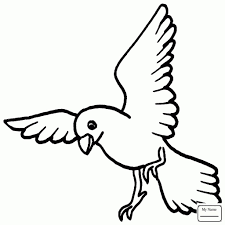
#> input picture dataset/train/birds/dove_images (29).png, 225 x 225 px; its folder holds only this picture in this run
$ jupyter execute --allow-errors SVM-ORB.ipynb   (shell and % lines are left out)   (Python 2 division)   (older library calls are emulated)
#> lines starting #> are read from the running program, lines starting #| are printed output that depends on the picture
# Building an SVM with BOVW

## Training the SVM with ORB features

[cell 1]
#!/usr/local/bin/python2.7

import argparse as ap
# Importing library that supports user friendly commandline interfaces
import cv2
# Importing the opencv library
import numpy as np
# Importing the array operations library for python
import os
# Importing the library which supports standard systems commands
from scipy.cluster.vq import *
# Importing the library which classifies set of observations into clusters
#> (the rest of this cell did not finish here and is left out)

[cell 2]
def imlist(path):
    """
    The function imlist returns all the names of the files in
    the directory path supplied as argument to the function.
    """
    return [os.path.join(path, f) for f in os.listdir(path)]

def imshow(im_title, im):
    ''' This is function to display the image'''
    plt.figure()
    plt.title(im_title)
    plt.axis("off")
    if len(im.shape) == 2:
        plt.imshow(im, cmap = "gray")
    else:
        im_display = cv2.cvtColor(im, cv2.COLOR_RGB2BGR)
        plt.imshow(im_display)
    plt.show()

def imreads(path):
    '''
    This reads all the images in a given folder and returns the results
    '''
    images_path = imlist("/home/bikz05/Desktop/back_projection")
    images = []
    for image_path in images_path:
        images.append(cv2.imread(image_path, cv2.CV_LOAD_IMAGE_COLOR))
    return images

def show(image, name="Image"):
    '''
    Routine to display the image.
    '''
    cv2.namedWindow(name, cv2.WINDOW_NORMAL)
    cv2.imshow(name, image)
    cv2.waitKey(0)

[cell 3]
train_path = "../dataset/train/"
training_names = os.listdir(train_path)

[cell 4]
# Get all the path to the images and save them in a list
# image_paths and the corresponding label in image_paths
image_paths = []
image_classes = []
class_id = 0
for training_name in training_names:
    dir = os.path.join(train_path, training_name)
    class_path = imlist(dir)
    image_paths+=class_path
    image_classes+=[class_id]*len(class_path)
    class_id+=1
# print image_classes

[cell 5]
# Create feature extraction and keypoint detector objects
# fea_det = cv2.xfeatures2d.SIFT_create()
# # des_ext = cv2.DescriptorExtractor_create("SIFT")
# surf = cv2.xfeatures2d.SURF_create()
orb = cv2.ORB_create(nfeatures=1500)
# brief = cv2.xfeatures2d.brief()
# List where all the descriptors are stored
des_list = []

error_count = 0
for image_path in image_paths:
    im = cv2.imread(image_path)
#> im is the input picture: shape (225, 225, 3); mean B, G, R 232.4, 235, 233.3
    try:
#         (kps, des) = fea_det.detectAndCompute(im, None)
        (kps2, des2) = orb.detectAndCompute(im, None)
#> kps2 = 749 keypoints; strongest (x, y, size): (160, 159, 31), (162, 161, 31), (151, 167, 31), (157, 158, 31)
#         (kps3, des3) = surf.detectAndCompute(im,None)
#         print des.shape, des2.shape, des3.shape
    except:
        print image_path
    if des2 is not None:
        des_list.append((image_path, des2))
    else:
        print image_path
print "done"
# Stack all the descriptors vertically in a numpy array
descriptors = des_list[0][1]
for image_path, descriptor in des_list[1:]:
    descriptors = np.vstack((descriptors, descriptor))
#> this loop made 1 pass
#> image_path on pass 1: '../dataset/train/drones/1_images (2).png'

[cell 6]
descriptors = descriptors.astype(float)

[cell 7]
# Perform k-means clustering
k = 100
voc, variance = kmeans(descriptors, k, 1)
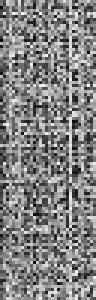
#> voc: shape (100, 32) float64 (shown 3 times larger); min 6.6, max 254.6, mean 131.3
#> variance = 286.3

# Calculate the histogram of features
im_features = np.zeros((len(image_paths), k), "float32")
for i in xrange(len(image_paths)):
    words, distance = vq(des_list[i][1],voc)
    for w in words:
        im_features[i][w] += 1 # Caluculating the histogram of features

[cell 8]
# Perform Tf-Idf vectorization
nbr_occurences = np.sum( (im_features > 0) * 1, axis = 0)
#> nbr_occurences = 100 values, max 2 at index 0, min 1 at index 4, mean 1.89
# Calculating the number of occurrences
idf = np.array(np.log((1.0*len(image_paths)+1) / (1.0*nbr_occurences + 1)), 'float32')
#> idf = 100 values, max 0.405 at index 4, min 0 at index 0, mean 0.0446
# Giving weight to one that occurs more frequently

# Scaling the words
#> (the rest of this cell did not finish here and is left out)

## Testing the SVM

[cell 9]
import argparse as ap
# Importing library that supports user friendly commandline interfaces
import cv2
# Importing the opencv library
import numpy as np
# Importing the array operations library for python
import os
# Importing the library which supports standard systems commands
#> (the rest of this cell did not finish here and is left out)

#> (a cell that did not finish here is left out)

[cell 11]
# Get the path of the testing image(s) and store them in a list
image_paths = []
image_classes = []
class_id = 0
#> (the rest of this cell did not finish here and is left out)

[cell 12]
# Create feature extraction and keypoint detector objects
# fea_det = cv2.xfeatures2d.SIFT_create()
# surf = cv2.xfeatures2d.SURF_create()
orb = cv2.ORB_create(nfeatures=1500)

# des_ext = cv2.DescriptorExtractor_create("SIFT")

# List where all the descriptors are stored
des_list = []

for image_path in image_paths:
    im = cv2.imread(image_path)
    if im is None:
        print "No such file {}\nCheck if the file exists".format(image_path)
        exit()
#     (kpts, des) = fea_det.detectAndCompute(im, None)
    (kpts2, des2) = orb.detectAndCompute(im, None)
#     (kps3, des3) = surf.detectAndCompute(im,None)
    # kpts = fea_det.detect(im)  # Computing the key points of test image
    # kpts, des = des_ext.compute(im, kpts)  # Computing the descriptors of the test image
    if des2 is not None:
        des_list.append((image_path, des2))  # Appending the descriptors to a single list
    else:
        print image_path

#> (a cell that did not finish here is left out)

[cell 14]
wrong_count_0 = 0
wrong_count_1 = 0
n1 = len(os.listdir("../dataset/test/birds/"))
n0 = len(os.listdir("../dataset/test/drones/"))
pred_id = []
actual = []
for i in xrange(len(image_paths)):
    if predictions[i] == "birds":
        pred_id.append("birds")
    else:
        pred_id.append("drones")
    if image_classes[i] == "birds":
        actual.append("birds")
    else:
        actual.append("drones")
# [6 lines of commented-out code are left out]
    if image_classes[i] == 0 and predictions[i] == "birds":
        wrong_count_0 +=1
    if image_classes[i] == 1 and predictions[i] == "drones":
        wrong_count_1 +=1
#> (the rest of this cell did not finish here and is left out)
